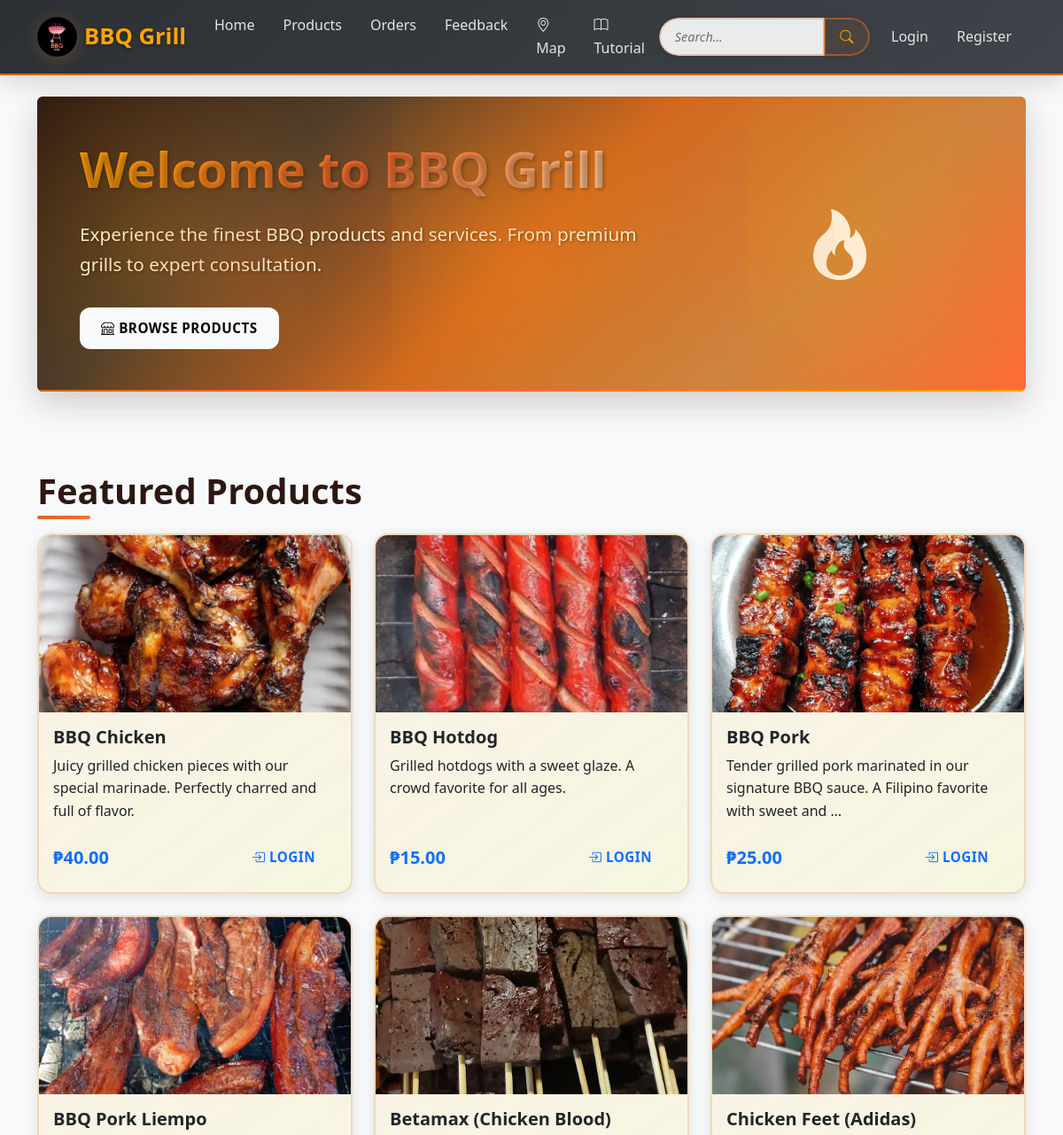
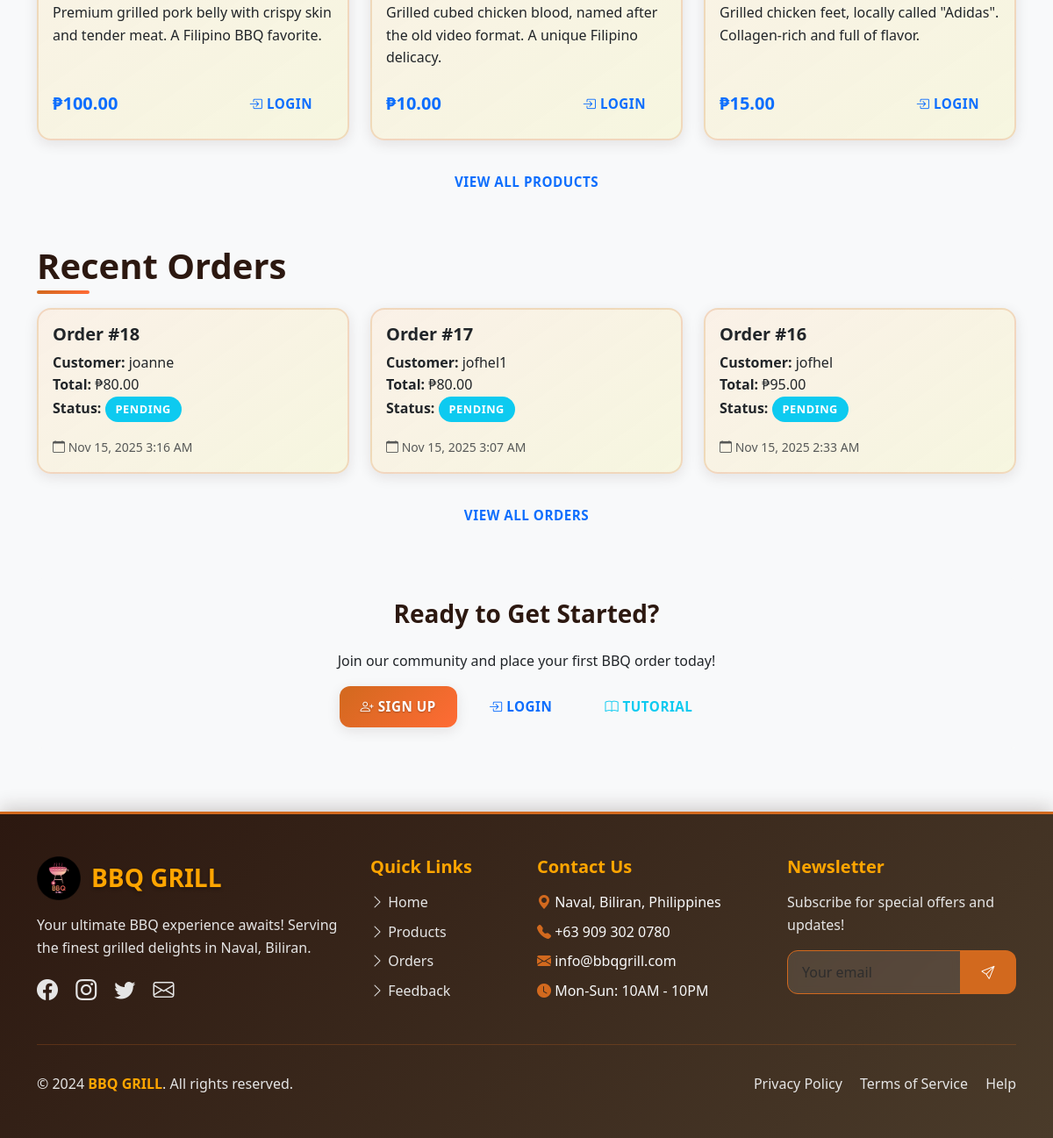
/home/, run on the app's committed database (2 pictures, top to bottom).
### core/models.py (models this page shows, shortened)
class Product(models.Model):
    name = models.CharField(max_length=120)
    description = models.TextField(blank=True)
    price = models.DecimalField(max_digits=8, decimal_places=2)
    image = models.ImageField(upload_to='products/', blank=True, null=True)
    stock_quantity = models.PositiveIntegerField(default=0, help_text="Available stock quantity")
    is_active = models.BooleanField(default=True)
    created_at = models.DateTimeField(auto_now_add=True)
    updated_at = models.DateTimeField(auto_now=True)
    class Meta:
        ordering = ['name']

class Order(models.Model):
    STATUS_CHOICES = [
        ('pending', 'Pending'),
        ('processing', 'Processing'),
        ('out_for_delivery', 'Out for Delivery'),
        ('completed', 'Completed'),
        ('cancelled', 'Cancelled'),
    ]
    customer = models.ForeignKey(User, on_delete=models.CASCADE)
    total_amount = models.DecimalField(max_digits=10, decimal_places=2)
    status = models.CharField(max_length=20, choices=STATUS_CHOICES, default='pending')
    notes = models.TextField(blank=True)
    delivery_address = models.TextField(blank=True, help_text="Full delivery address")
    delivery_latitude = models.FloatField(null=True, blank=True, help_text="Delivery location latitude")
    delivery_longitude = models.FloatField(null=True, blank=True, help_text="Delivery location longitude")
    delivery_barangay = models.CharField(max_length=100, blank=True, help_text="Barangay/District in Naval")
    created_at = models.DateTimeField(auto_now_add=True)
    updated_at = models.DateTimeField(auto_now=True)
    class Meta:
        ordering = ['-created_at']
    def get_status_display(self):
        return dict(self.STATUS_CHOICES)[self.status]

### core/views.py (the view)
# urls.py: path("home/", views.home, name="home"),
def home(request: HttpRequest) -> HttpResponse:
    recent_orders = Order.objects.all()[:3]
    products = Product.objects.filter(is_active=True)[:6]
    context = {
        'recent_orders': recent_orders,
        'products': products,
    }
    return render(request, 'core/home.html', context)

### templates/core/home.html (shortened to what this page needs)
{% extends 'base.html' %}
{% load static %}
{% block content %}
<div class="row mb-5">
    <div class="col-12">
        <div class="bg-primary text-white p-5 rounded">
            <div class="row align-items-center">
                <div class="col-md-8">
                    <h1 class="display-4 fw-bold">Welcome to BBQ Grill</h1>
                    <p class="lead">Experience the finest BBQ products and services. From premium grills to expert consultation.</p>
                    <a href="{% url 'product_list' %}" class="btn btn-light btn-lg">
                        <i class="bi bi-shop"></i> Browse Products
                    </a>
                </div>
                <div class="col-md-4 text-center mt-4 mt-md-0">
                    <i class="bi bi-fire display-1"></i>
                </div>
            </div>
        </div>
    </div>
</div>
<div class="row mb-5">
    <div class="col-12">
        <h2 class="mb-4">Featured Products</h2>
        {% if products %}
            <div class="row">
                {% for product in products %}
                    <div class="col-md-4 mb-4">
                        <div class="card h-100">
                            {% if product.image %}
                                <img src="{{ product.image.url }}" class="card-img-top" alt="{{ product.name }}" style="height: 200px; object-fit: cover; border-radius: 8px 8px 0 0;">
                            {% endif %}
                            <div class="card-body d-flex flex-column">
                                <h5 class="card-title">{{ product.name }}</h5>
                                <p class="card-text flex-grow-1">{{ product.description|truncatewords:15 }}</p>
                                <div class="mt-auto">
                                    <div class="d-flex justify-content-between align-items-center">
                                        <h5 class="text-primary mb-0">₱{{ product.price }}</h5>
                                        {% if user.is_authenticated %}
                                            <a href="{% url 'add_to_cart' product.id %}" class="btn btn-primary btn-sm">
                                                <i class="bi bi-cart-plus"></i> Add to Cart
                                            </a>
                                        {% else %}
                                            <a href="/accounts/login/" class="btn btn-outline-primary btn-sm">
                                                <i class="bi bi-box-arrow-in-right"></i> Login
                                            </a>
                                        {% endif %}
                                    </div>
                                </div>
                            </div>
                        </div>
                    </div>
                {% endfor %}
            </div>
            <div class="text-center">
                <a href="{% url 'product_list' %}" class="btn btn-outline-primary">View All Products</a>
            </div>
        {% else %}
            <div class="alert alert-info">
                <i class="bi bi-info-circle"></i> No products available at the moment.
            </div>
        {% endif %}
    </div>
</div>
<div class="row mb-5">
    <div class="col-12">
        <h2 class="mb-4">Recent Orders</h2>
        {% if recent_orders %}
            <div class="row">
                {% for order in recent_orders %}
                    <div class="col-md-4 mb-4">
                        <div class="card h-100">
                            <div class="card-body">
                                <h5 class="card-title">Order #{{ order.id }}</h5>
                                <p class="card-text">
                                    <strong>Customer:</strong> {{ order.customer.username }}<br>
                                    <strong>Total:</strong> ₱{{ order.total_amount }}<br>
                                    <strong>Status:</strong>
                                    <span class="badge bg-{% if order.status == 'completed' %}success{% elif order.status == 'processing' %}warning{% elif order.status == 'pending' %}info{% else %}secondary{% endif %}">
                                        {{ order.get_status_display }}
                                    </span>
                                </p>
                                <small class="text-muted">
                                    <i class="bi bi-calendar"></i> {{ order.created_at|date:"M d, Y g:i A" }}
                                </small>
                            </div>
                        </div>
                    </div>
                {% endfor %}
            </div>
            <div class="text-center">
                <a href="{% url 'order_list' %}" class="btn btn-outline-primary">View All Orders</a>
            </div>
        {% else %}
            <div class="alert alert-info">
                <i class="bi bi-info-circle"></i> No orders available at the moment.
            </div>
        {% endif %}
    </div>
</div>
<div class="row">
    <div class="col-12">
        <div class="bg-light p-4 rounded text-center">
            <h3>Ready to Get Started?</h3>
            <p class="mb-3">Join our community and place your first BBQ order today!</p>
            {% if not user.is_authenticated %}
                <a href="{% url 'register' %}" class="btn btn-primary me-2">
                    <i class="bi bi-person-plus"></i> Sign Up
                </a>
                <a href="/accounts/login/" class="btn btn-outline-primary me-2">
                    <i class="bi bi-box-arrow-in-right"></i> Login
                </a>
                <a href="{% url 'tutorial' %}" class="btn btn-outline-info">
                    <i class="bi bi-book"></i> Tutorial
                </a>
            {% else %}
                <a href="{% url 'reservation_create' %}" class="btn btn-primary">
                    <i class="bi bi-cart-plus"></i> Book Order
                </a>
            {% endif %}
        </div>
    </div>
</div>
{% endblock %}

### data on the page
Product: image (picture), name "BBQ Chicken", description "Juicy grilled chicken pieces with our special marinade. Perfectly charred and full of flavor.", price "40.00"
Product: image (picture), name "BBQ Hotdog", description "Grilled hotdogs with a sweet glaze. A crowd favorite for all ages.", price "15.00"
Product: image (picture), name "BBQ Pork", description "Tender grilled pork marinated in our signature BBQ sauce. A Filipino favorite with sweet and …", price "25.00"
Product: image (picture), name "BBQ Pork Liempo", description "Premium grilled pork belly with crispy skin and tender meat. A Filipino BBQ favorite.", price "100.00"
Product: image (picture), name "Betamax (Chicken Blood)", description "Grilled cubed chicken blood, named after the old video format. A unique Filipino delicacy.", price "10.00"
Product: image (picture), name "Chicken Feet (Adidas)", description "Grilled chicken feet, locally called \"Adidas\". Collagen-rich and full of flavor.", price "15.00"
Order: id "18", customer.username "joanne", total_amount "80.00", status "PENDING", created_at "Nov 15, 2025 3:16 AM"
Order: id "17", customer.username "jofhel1", total_amount "80.00", status "PENDING", created_at "Nov 15, 2025 3:07 AM"
Order: id "16", customer.username "jofhel", total_amount "95.00", status "PENDING", created_at "Nov 15, 2025 2:33 AM"
